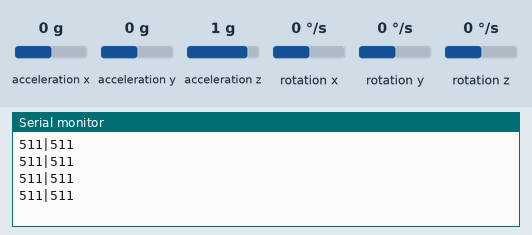
This sketch was run on a simulated Arduino Uno, built with avr-gcc and run on an emulated ATmega328P. Parts: the last lines printed to the serial monitor. Wiring (inferred from the names in the program): MPU-6050 motion sensor at I2C address 0x68. Inputs (shaded band) come from the test bench; at power-on: acceleration x 0 g, acceleration y 0 g, acceleration z 1 g, rotation x 0 °/s, rotation y 0 °/s, rotation z 0 °/s.

Above: at 1.2 s.
1.3 s: acceleration x set to -1.4 g
At 1.57 s:
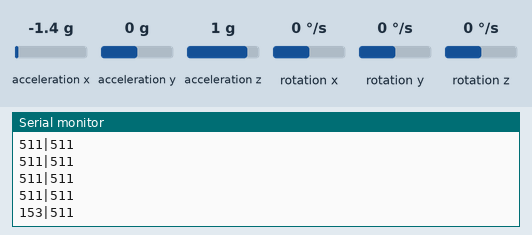
2.8 s: acceleration y set to -1.4 g
At 2.91 s:
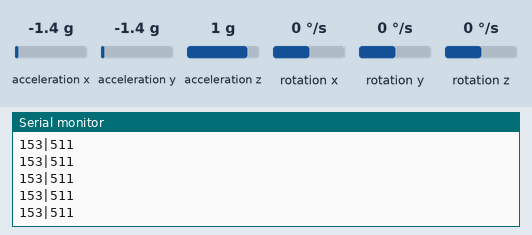
4.3 s: acceleration x set to -0.8 g
At 4.58 s:
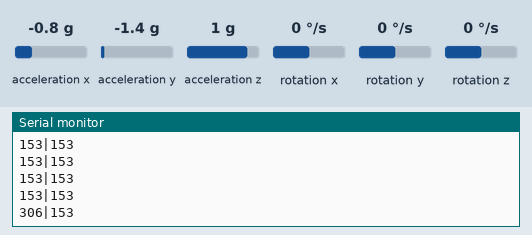
Timing chart, 0 to 7.3 s (numbered marks = the images above; inputs shaded):
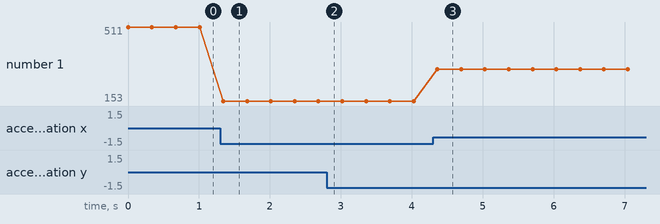

Measured:
- after the input at 1.3 s, the serial monitor: prints a new line at once (image 1)
- after the input at 4.3 s, the serial monitor: prints a new line after 0.06 s (image 3)
- plotted number 1: 511 → 153 after the input at 1.3 s, 153 → 306 after the input at 4.3 s

The sketch:

JavaSerial.ino
```cpp
#include<Wire.h>
const int MPU_addr=0x68;  // I2C address of the MPU-6050
int16_t AcX,AcY,AcZ,Tmp,GyX,GyY,GyZ;
void setup(){
  Wire.begin();
  Wire.beginTransmission(MPU_addr);
  Wire.write(0x6B);  // PWR_MGMT_1 register
  Wire.write(0);     // set to zero (wakes up the MPU-6050)
  Wire.endTransmission(true);
  Serial.begin(9600);
}
void loop(){
  Wire.beginTransmission(MPU_addr);
  Wire.write(0x3B);  // starting with register 0x3B (ACCEL_XOUT_H)
  Wire.endTransmission(false);
  Wire.requestFrom(MPU_addr,14,true);  // request a total of 14 registers
  AcX=Wire.read()<<8|Wire.read();  // 0x3B (ACCEL_XOUT_H) & 0x3C (ACCEL_XOUT_L)
  AcY=Wire.read()<<8|Wire.read();  // 0x3D (ACCEL_YOUT_H) & 0x3E (ACCEL_YOUT_L)
  AcZ=Wire.read()<<8|Wire.read();  // 0x3F (ACCEL_ZOUT_H) & 0x40 (ACCEL_ZOUT_L)
  Tmp=Wire.read()<<8|Wire.read();  // 0x41 (TEMP_OUT_H) & 0x42 (TEMP_OUT_L)
  GyX=Wire.read()<<8|Wire.read();  // 0x43 (GYRO_XOUT_H) & 0x44 (GYRO_XOUT_L)
  GyY=Wire.read()<<8|Wire.read();  // 0x45 (GYRO_YOUT_H) & 0x46 (GYRO_YOUT_L)
  GyZ=Wire.read()<<8|Wire.read();  // 0x47 (GYRO_ZOUT_H) & 0x48 (GYRO_ZOUT_L)
  //Serial.print("AcX = ");
  Serial.print(AcX = map(AcX,-32767,32767,0,1023));
  Serial.print("|");
  //Serial.print(" | AcY = ");
  Serial.println(AcY = map(AcY,-32767,32767,0,1023));
  //Serial.print("|");
  //Serial.print(" | AcZ = ");
  //Serial.println(AcZ);
  //Serial.print(" | Tmp = "); Serial.print(Tmp/340.00+36.53);  //equation for temperature in degrees C from datasheet
  //Serial.print(" | GyX = "); Serial.print(GyX);
  //Serial.print(" | GyY = "); Serial.print(GyY);
  //Serial.print(" | GyZ = "); Serial.println(GyZ);
  delay(333);
}
```
